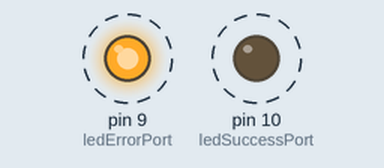
Recording of a sketch running on a simulated Arduino Uno, built with avr-gcc and run on an emulated ATmega328P. On the bench: output pins drawn as LEDs (lit = HIGH). Dashed ring = blinking.

Above: at 0.2 s.
Timing chart, 0 to 3.0 s (numbered marks = the images above):
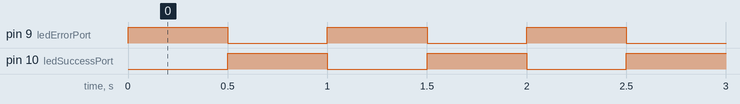

Measured:
- by itself, pin 9 (ledErrorPort), pin 10 (ledSuccessPort): alternates HIGH for 0.50 s and LOW for 0.50 s

The sketch:

primeiro_desafio_arduino.ino
```cpp
int ledErrorPort = 9;
int ledSuccessPort = 10;

void setup() {
  // Inicializando as portas 9 e 10 como saída.
  pinMode(ledErrorPort, OUTPUT);
  pinMode(ledSuccessPort, OUTPUT);
}
// Código que liga e desliga os leds
void loop() {
  digitalWrite(ledSuccessPort, LOW); // Desliga o ledSuccessPort (coloca o led nivel baixo, ou seja, 0 volts)
  digitalWrite(ledErrorPort, HIGH); // Liga o ledErrorPort (coloca o led nivel alto, ou seja, 5 volts)

  delay(500);//Espera 500 milissegundos (meio segundo)

  digitalWrite(ledErrorPort, LOW);//Liga o ledErrorPort (coloca o led nivel alto, ou seja, 5 volts)
  digitalWrite(ledSuccessPort, HIGH);

  delay(500);//Espera 500 milissegundos (meio segundo)
}
```
